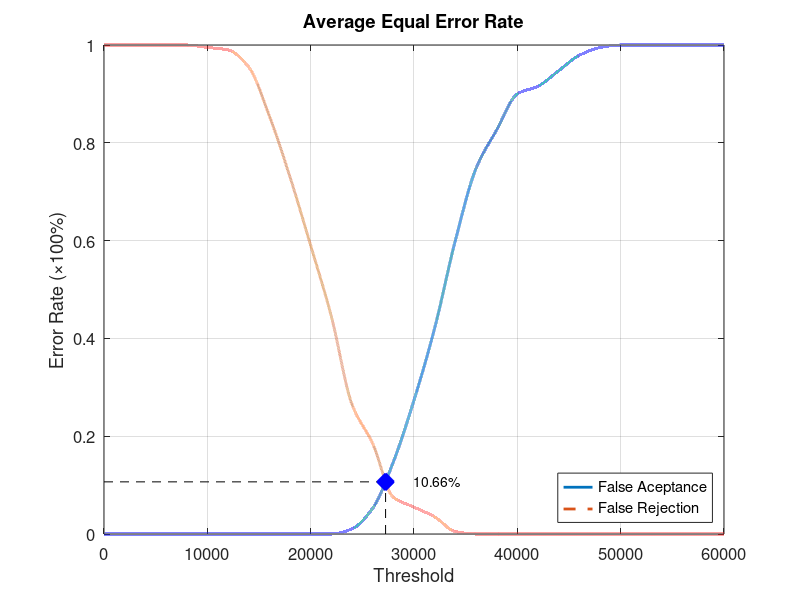
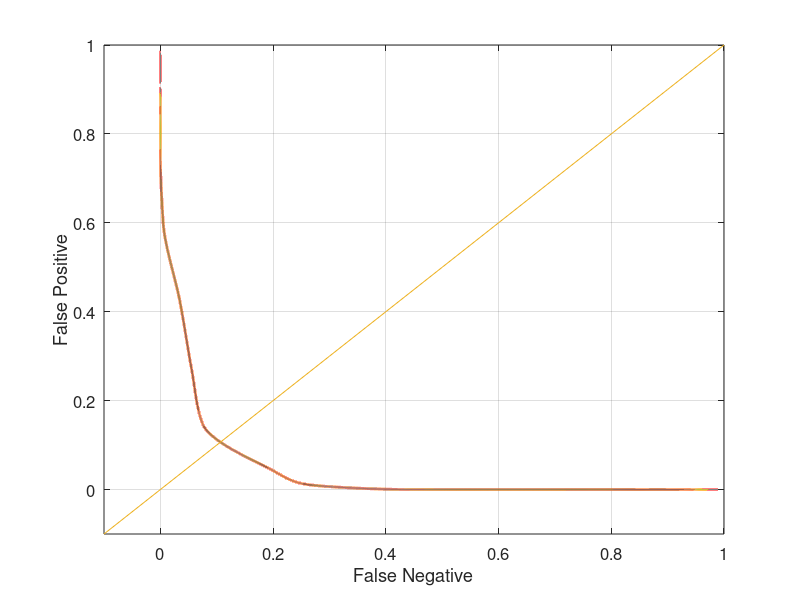

The MATLAB script that drew these images, in order:
function yEER = Database1_2
close all;
clear;
clc;
x = 0:2000:60000;
xq = 0:0.5:60000;

y0 = [0 0 0 0 0 0 0 0 0 0 0 0 0.0105263 0.0526316 0.147368 0.273684 0.421053 0.6 0.747368 0.826316 0.9 0.915789 0.947368 0.978947 0.994737 1 1 1 1 1 1];
yy0 = interp1(x, y0, xq, 'pchip');
y1 = [1 1 1 1 1 0.995 0.99 0.955 0.855 0.73 0.59 0.445 0.265 0.185 0.075 0.055 0.035 0.005 0 0 0 0 0 0 0 0 0 0 0 0 0];
yy1 = interp1(x, y1, xq, 'pchip');

% Calculating EER: 
y2 = abs(y0 - y1);
find(y2 == min(y2))
yy2 = abs(yy0 - yy1);
xEER = find(yy2 == min(yy2));
xEERIndex = xq(xEER) % X-axis EER
yEER = yy0(xEER) % Y-axis EER

main = figure
plot(xq, yy0,'-','LineWidth', 2);	hold on
plot(xq, yy1,'--','LineWidth', 2);	hold on
plot([xEERIndex xEERIndex], [0 yEER], 'k--');	hold on
plot([0 xEERIndex], [yEER yEER], 'k--');	hold on
plot(xEERIndex, yEER, 'bx', 'LineWidth', 10);	hold on
text(xEERIndex + 10 * xEERIndex / 100, yEER, [num2str(round((10000 * yEER)) / 100) '%'])
legend('False Aceptance', 'False Rejection', 'Location', 'SouthEast')
xlabel('Threshold')
ylabel('Error Rate (\times100%)')
title('Average Equal Error Rate')
set(gca, 'FontSize', 12)
axis([0 60000 0 1])
grid on

print(main, 'Database1_2Main', '-dpng');
FNRxFPR = figure('Color', [1 1 1]);
plot(yy1, yy0, '-', yy1, yy0, 'LineWidth', 2);
hold on
y = -0.1:0.1:1
plot(y, y); 
set(gca, 'FontSize', 12)
xlabel('False Negative')
ylabel('False Positive')
axis([-0.1 1 -0.1 1])
set(gca, 'FontSize', 12)
grid on

print(FNRxFPR, 'Database1_2FNRxFPR','-dpng');
end
